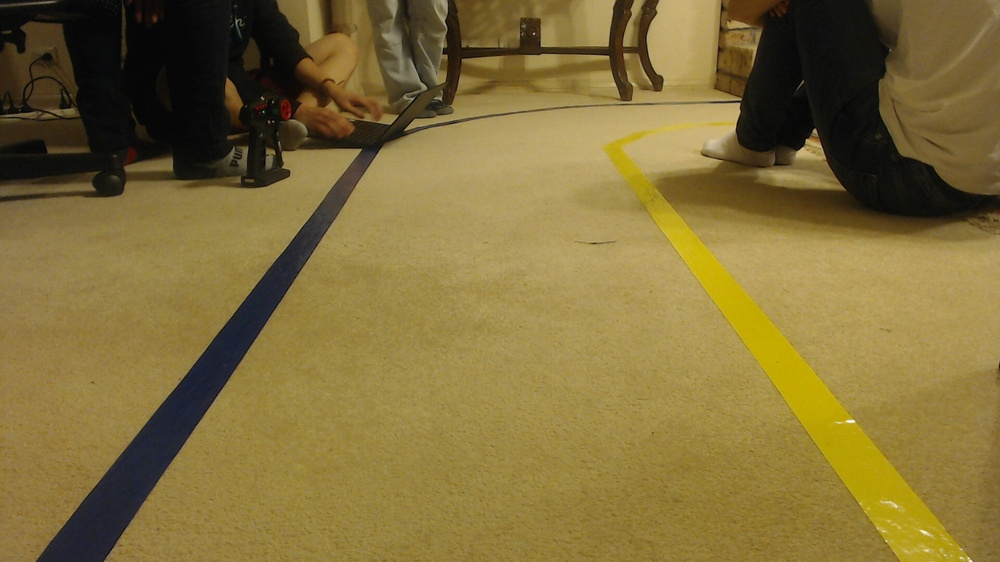
#> input picture IPM/marsfield.jpg, 1000 x 562 px, shrunk from 1920 x 1080 before the run
$ python -i line.py   (imports and definitions only)
#> lines starting #> are read from the running program, lines starting #| are printed output that depends on the picture; after the words box and inside, x2 and y2 are one past the last pixel; in counts of white or black regions, pixels touching at a corner belong together
#> further down, picture is the input picture: shape (562, 1000, 3); mean B, G, R 57.6, 110.7, 128.8
import cv2
import numpy as np

def add_lines(img):

	# convert to binary image to give all areas of tape equal weighting
	b_w = cv2.cvtColor(img, cv2.COLOR_BGR2GRAY)
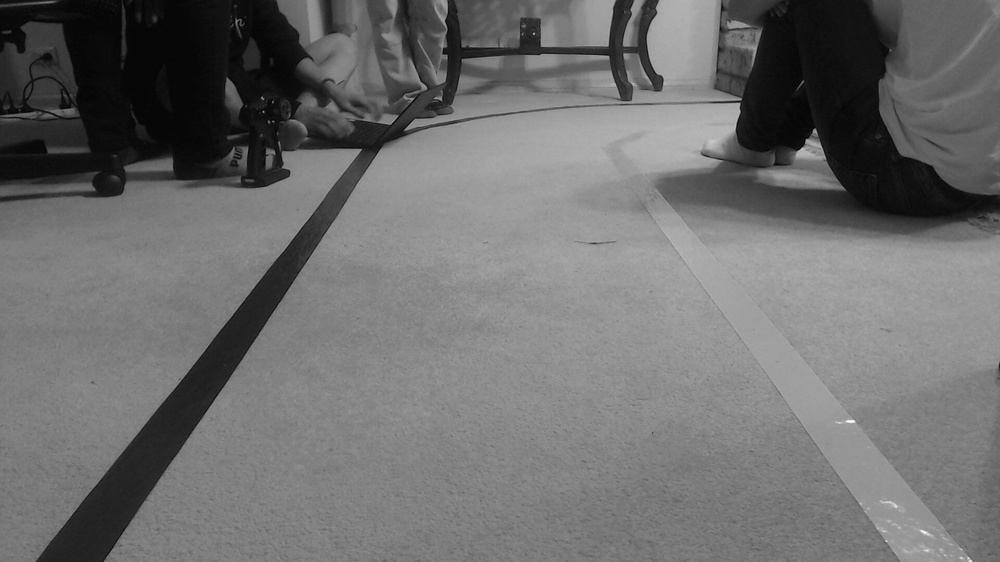
#> b_w: shape (562, 1000); min 0, max 253, mean 110.1
	b_w = cv2.threshold(b_w, 1, 255, cv2.THRESH_BINARY)[1]
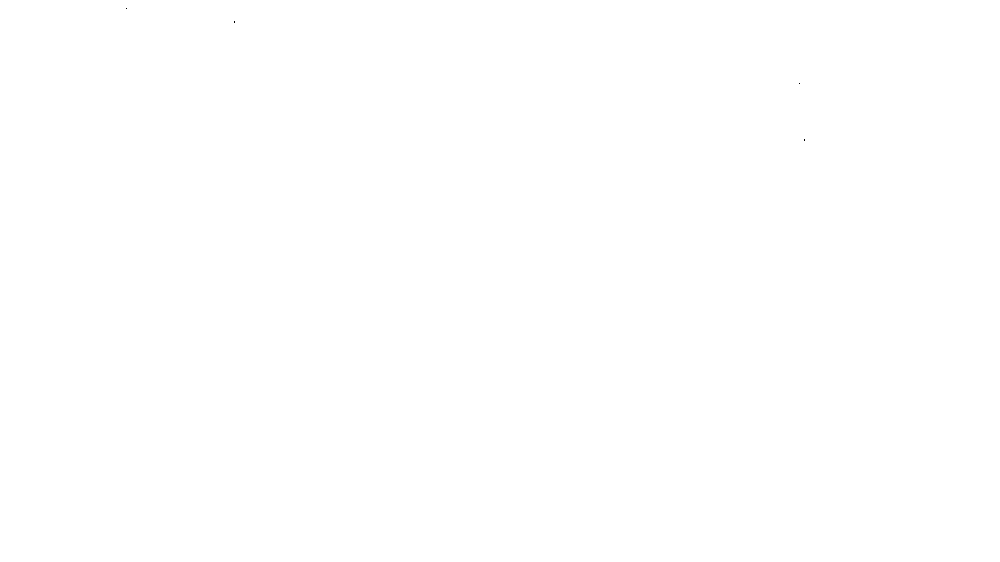
#> b_w: shape (562, 1000); 100% white; black in thin lines or dots, all inside (x1, y1, x2, y2) = (126, 8, 805, 141)

	# wow is this fucking MMAN1300 ???
	try:
		M = cv2.moments(b_w)
#> M = moments, m00 143308470, centre m10/m00, m01/m00 = (499.5, 280.5)
		cX = int(M["m10"]/M["m00"])
#> cX = 499
		cY = int(M["m01"]/M["m00"])
#> cY = 280
	except:
		cX = 0
		cY = 0
		pass

	# put a cute dot on the centroid
	line = cv2.cvtColor(b_w, cv2.COLOR_GRAY2BGR)
	cv2.circle(line, (cX, cY), 5, (0, 0, 255), -1)
#> line: shape (562, 1000, 3); mean B, G, R 255, 255, 255

	return line, (cX, cY)

>>> import cv2
>>> picture = cv2.imread('IPM/marsfield.jpg')
>>> result = add_lines(picture)
